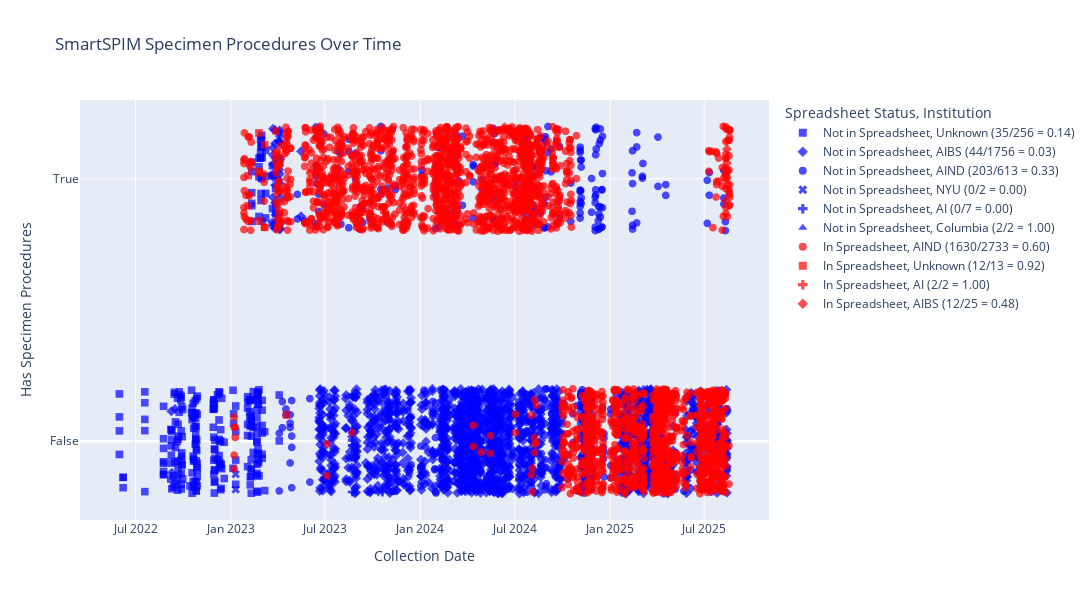

The cell this chart's notebook holds for it:
### Code cell
import plotly.express as px
import pandas as pd
import numpy as np
from datetime import datetime

# Convert collection_date to datetime for better plotting
df_plot = summary_df.copy()
df_plot = df_plot[df_plot['collection_date'] != 'Unknown']  # Remove unknown dates
df_plot['collection_date_dt'] = pd.to_datetime(df_plot['collection_date'])

# Sort by date
df_plot = df_plot.sort_values('collection_date_dt')

# Convert boolean to string for better hover display
df_plot['procedures_status'] = df_plot['has_specimen_procedures'].map({True: 'Has Procedures', False: 'No Procedures'})
df_plot['spreadsheet_status'] = df_plot['in_spreadsheet'].map({True: 'In Spreadsheet', False: 'Not in Spreadsheet'})

# Calculate fractions for each combined group (for annotations)
df_plot['combined_group'] = df_plot['spreadsheet_status'] + ', ' + df_plot['institution']
group_fractions = df_plot.groupby('combined_group')['has_specimen_procedures'].agg(['count', 'sum'])
group_labels = {}
for group in group_fractions.index:
    total = group_fractions.loc[group, 'count']
    with_procedures = group_fractions.loc[group, 'sum']
    fraction = with_procedures / total if total > 0 else 0
    # Extract just the institution part for cleaner labels
    institution_part = group.split(', ')[1]  # Get the institution part after the comma
    group_labels[group] = f"{institution_part} ({with_procedures}/{total} = {fraction:.2f})"

# Use combined_group labels for the institution_annotated column
df_plot['institution_annotated'] = df_plot['combined_group'].map(group_labels)

# Add jitter to y-axis to separate overlapping points
np.random.seed(42)  # For reproducible jitter
jitter_amount = 0.20
df_plot['y_jittered'] = df_plot['has_specimen_procedures'].astype(int) + np.random.uniform(-jitter_amount, jitter_amount, len(df_plot))

# Create interactive scatter plot with TWO COLORS and unique symbols
fig = px.scatter(
    df_plot, 
    x='collection_date_dt', 
    y='y_jittered',
    color='spreadsheet_status',  # Only 2 colors: red/blue
    symbol='institution_annotated',  # Use combined_group labels with correct fractions
    hover_data=['subject_id', 'collection_date', 'asset_name', 'procedures_status', 'project_name'],
    labels={
        'collection_date_dt': 'Collection Date',
        'y_jittered': 'Has Specimen Procedures',
        'spreadsheet_status': 'Spreadsheet Status',
        'institution_annotated': 'Institution'
    },
    title='SmartSPIM Specimen Procedures Over Time',
    color_discrete_map={'In Spreadsheet': 'red', 'Not in Spreadsheet': 'blue'},
    symbol_map={
        group_labels.get('In Spreadsheet, AIND', 'In Spreadsheet, AIND'): 'circle',
        group_labels.get('Not in Spreadsheet, AIND', 'Not in Spreadsheet, AIND'): 'circle',
        group_labels.get('In Spreadsheet, AIBS', 'In Spreadsheet, AIBS'): 'diamond', 
        group_labels.get('Not in Spreadsheet, AIBS', 'Not in Spreadsheet, AIBS'): 'diamond',
        group_labels.get('In Spreadsheet, Unknown', 'In Spreadsheet, Unknown'): 'square',
        group_labels.get('Not in Spreadsheet, Unknown', 'Not in Spreadsheet, Unknown'): 'square',
        group_labels.get('Not in Spreadsheet, NYU', 'Not in Spreadsheet, NYU'): 'x',
        group_labels.get('In Spreadsheet, AI', 'In Spreadsheet, AI'): 'cross',
        group_labels.get('Not in Spreadsheet, AI', 'Not in Spreadsheet, AI'): 'cross',
        group_labels.get('Not in Spreadsheet, Columbia', 'Not in Spreadsheet, Columbia'): 'triangle-up'
    }
)

# Update layout
fig.update_layout(
    width=1500,
    height=600,
    yaxis=dict(
        tickmode='array',
        tickvals=[0, 1],
        ticktext=['False', 'True'],
        range=[-0.3, 1.3]
    )
)

# Update marker size and opacity
fig.update_traces(marker=dict(size=8, opacity=0.7))

fig.show()

print(f"Plotting {len(df_plot)} subjects with known collection dates")
print(f"Date range: {df_plot['collection_date_dt'].min()} to {df_plot['collection_date_dt'].max()}")

# Print the group fractions to verify the fix
print("\nGroup fractions (this should show different counts for each combination):")
for group, label in group_labels.items():
    print(f"  {label}")

fig.write_html("smartspim_specimen_procedures_plot.html")

### Figure 1 — Plotly figure (JSON) as saved in the notebook; plotly's stock layout.template omitted (floating-point values rounded to 4 significant figures; data arrays with more than 128 entries replaced by an {"elided": "..."} marker saying what was removed)
{"data": [{"customdata": {"elided": "256x5 str values"}, "hovertemplate": "Spreadsheet Status=Not in Spreadsheet<br>Institution=Unknown (35/256 = 0.14)<br>Collection Date=%{x}<br>Has Specimen Procedures=%{y}<br>subject_id=%{customdata[0]}<br>collection_date=%{customdata[1]}<br>asset_name=%{customdata[2]}<br>procedures_status=%{customdata[3]}<br>project_name=%{customdata[4]}<extra></extra>", "legendgroup": "Not in Spreadsheet, Unknown (35/256 = 0.14)", "marker": {"color": "blue", "opacity": 0.7, "size": 8, "symbol": "square"}, "mode": "markers", "name": "Not in Spreadsheet, Unknown (35/256 = 0.14)", "showlegend": true, "type": "scattergl", "x": {"elided": "256 str values"}, "xaxis": "x", "y": {"elided": "256 float values"}, "yaxis": "y"}, {"customdata": {"elided": "1756x5 str values"}, "hovertemplate": "Spreadsheet Status=Not in Spreadsheet<br>Institution=AIBS (44/1756 = 0.03)<br>Collection Date=%{x}<br>Has Specimen Procedures=%{y}<br>subject_id=%{customdata[0]}<br>collection_date=%{customdata[1]}<br>asset_name=%{customdata[2]}<br>procedures_status=%{customdata[3]}<br>project_name=%{customdata[4]}<extra></extra>", "legendgroup": "Not in Spreadsheet, AIBS (44/1756 = 0.03)", "marker": {"color": "blue", "opacity": 0.7, "size": 8, "symbol": "diamond"}, "mode": "markers", "name": "Not in Spreadsheet, AIBS (44/1756 = 0.03)", "showlegend": true, "type": "scattergl", "x": {"elided": "1756 str values"}, "xaxis": "x", "y": {"elided": "1756 float values"}, "yaxis": "y"}, {"customdata": {"elided": "613x5 str values"}, "hovertemplate": "Spreadsheet Status=Not in Spreadsheet<br>Institution=AIND (203/613 = 0.33)<br>Collection Date=%{x}<br>Has Specimen Procedures=%{y}<br>subject_id=%{customdata[0]}<br>collection_date=%{customdata[1]}<br>asset_name=%{customdata[2]}<br>procedures_status=%{customdata[3]}<br>project_name=%{customdata[4]}<extra></extra>", "legendgroup": "Not in Spreadsheet, AIND (203/613 = 0.33)", "marker": {"color": "blue", "opacity": 0.7, "size": 8, "symbol": "circle"}, "mode": "markers", "name": "Not in Spreadsheet, AIND (203/613 = 0.33)", "showlegend": true, "type": "scattergl", "x": {"elided": "613 str values"}, "xaxis": "x", "y": {"elided": "613 float values"}, "yaxis": "y"}, {"customdata": [["19603", "2023-01-10", "SmartSPIM_019603_2023-01-10_14-16-04", "No Procedures", "Thalamus in the middle - Project 1 Mesoscale thalamic circuits"], ["18559", "2023-01-10", "SmartSPIM_018559_2023-01-10_10-40-57", "No Procedures", "Thalamus in the middle - Project 1 Mesoscale thalamic circuits"]], "hovertemplate": "Spreadsheet Status=Not in Spreadsheet<br>Institution=NYU (0/2 = 0.00)<br>Collection Date=%{x}<br>Has Specimen Procedures=%{y}<br>subject_id=%{customdata[0]}<br>collection_date=%{customdata[1]}<br>asset_name=%{customdata[2]}<br>procedures_status=%{customdata[3]}<br>project_name=%{customdata[4]}<extra></extra>", "legendgroup": "Not in Spreadsheet, NYU (0/2 = 0.00)", "marker": {"color": "blue", "opacity": 0.7, "size": 8, "symbol": "x"}, "mode": "markers", "name": "Not in Spreadsheet, NYU (0/2 = 0.00)", "showlegend": true, "type": "scattergl", "x": ["2023-01-10T00:00:00.000000000", "2023-01-10T00:00:00.000000000"], "xaxis": "x", "y": [-0.1254, -0.1837], "yaxis": "y"}, {"customdata": [["680187", "2023-08-23", "SmartSPIM_680187_2023-08-23_17-59-48", "No Procedures", null], ["662830", "2023-08-23", "SmartSPIM_662830_2023-08-23_22-41-08", "No Procedures", null], ["662830", "2023-08-23", "SmartSPIM_662830_2023-08-23_22-41-08_stitched_2023-08-30_22-38-08", "No Procedures", null], ["662500", "2023-08-23", "SmartSPIM_662500_2023-08-23_14-03-13", "No Procedures", null], ["662500", "2023-08-23", "SmartSPIM_662500_2023-08-23_14-03-13_stitched_2023-08-30_23-00-29", "No Procedures", null], ["680187", "2023-08-23", "SmartSPIM_680187_2023-08-23_17-59-48_stitched_2023-08-30_23-50-24", "No Procedures", null], ["695923", "2023-10-20", "SmartSPIM_695923_2023-10-20_15-25-19", "No Procedures", null]], "hovertemplate": "Spreadsheet Status=Not in Spreadsheet<br>Institution=AI (0/7 = 0.00)<br>Collection Date=%{x}<br>Has Specimen Procedures=%{y}<br>subject_id=%{customdata[0]}<br>collection_date=%{customdata[1]}<br>asset_name=%{customdata[2]}<br>procedures_status=%{customdata[3]}<br>project_name=%{customdata[4]}<extra></extra>", "legendgroup": "Not in Spreadsheet, AI (0/7 = 0.00)", "marker": {"color": "blue", "opacity": 0.7, "size": 8, "symbol": "cross"}, "mode": "markers", "name": "Not in Spreadsheet, AI (0/7 = 0.00)", "showlegend": true, "type": "scattergl", "x": ["2023-08-23T00:00:00.000000000", "2023-08-23T00:00:00.000000000", "2023-08-23T00:00:00.000000000", "2023-08-23T00:00:00.000000000", "2023-08-23T00:00:00.000000000", "2023-08-23T00:00:00.000000000", "2023-10-20T00:00:00.000000000"], "xaxis": "x", "y": [-0.0152, 0.1789, 0.03449, 0.002355, 0.04458, -0.1928, -0.1929], "yaxis": "y"}, {"customdata": [["397", "2024-02-07", "SmartSPIM_000397_2024-02-07_10-04-23", "Has Procedures", null], ["397", "2024-02-07", "SmartSPIM_000397_2024-02-07_10-04-23_stitched_2024-03-06_04-02-49", "Has Procedures", null]], "hovertemplate": "Spreadsheet Status=Not in Spreadsheet<br>Institution=Columbia (2/2 = 1.00)<br>Collection Date=%{x}<br>Has Specimen Procedures=%{y}<br>subject_id=%{customdata[0]}<br>collection_date=%{customdata[1]}<br>asset_name=%{customdata[2]}<br>procedures_status=%{customdata[3]}<br>project_name=%{customdata[4]}<extra></extra>", "legendgroup": "Not in Spreadsheet, Columbia (2/2 = 1.00)", "marker": {"color": "blue", "opacity": 0.7, "size": 8, "symbol": "triangle-up"}, "mode": "markers", "name": "Not in Spreadsheet, Columbia (2/2 = 1.00)", "showlegend": true, "type": "scattergl", "x": ["2024-02-07T00:00:00.000000000", "2024-02-07T00:00:00.000000000"], "xaxis": "x", "y": [0.8912, 1.112], "yaxis": "y"}, {"customdata": {"elided": "2733x5 str values"}, "hovertemplate": "Spreadsheet Status=In Spreadsheet<br>Institution=AIND (1630/2733 = 0.60)<br>Collection Date=%{x}<br>Has Specimen Procedures=%{y}<br>subject_id=%{customdata[0]}<br>collection_date=%{customdata[1]}<br>asset_name=%{customdata[2]}<br>procedures_status=%{customdata[3]}<br>project_name=%{customdata[4]}<extra></extra>", "legendgroup": "In Spreadsheet, AIND (1630/2733 = 0.60)", "marker": {"color": "red", "opacity": 0.7, "size": 8, "symbol": "circle"}, "mode": "markers", "name": "In Spreadsheet, AIND (1630/2733 = 0.60)", "showlegend": true, "type": "scattergl", "x": {"elided": "2733 str values"}, "xaxis": "x", "y": {"elided": "2733 float values"}, "yaxis": "y"}, {"customdata": [["614956", "2023-02-03", "SmartSPIM_614956_2023-02-03_12-50-04", "Has Procedures", null], ["614956", "2023-02-03", "SmartSPIM_614956_2023-02-03_12-50-04_stitched_2023-02-06_17-22-31", "Has Procedures", null], ["642481", "2023-02-24", "SmartSPIM_642481_2023-02-24_12-19-13_stitched_2023-03-02_18-26-12", "Has Procedures", null], ["643235", "2023-02-24", "SmartSPIM_643235_2023-02-24_20-46-42", "Has Procedures", null], ["642481", "2023-02-24", "SmartSPIM_642481_2023-02-24_12-19-13", "Has Procedures", null], ["643235", "2023-02-24", "SmartSPIM_643235_2023-02-24_20-46-42_stitched_2023-03-02_18-02-44", "Has Procedures", null], ["614952", "2023-03-07", "SmartSPIM_614952_2023-03-07_15-39-19", "Has Procedures", null], ["614952", "2023-03-07", "SmartSPIM_614952_2023-03-07_15-39-19_stitched_2023-03-09_19-16-42", "Has Procedures", null], ["646230", "2023-03-29", "SmartSPIM_646230_2023-03-29_11-13-51", "Has Procedures", null], ["646253", "2023-03-29", "SmartSPIM_646253_2023-03-29_14-21-45", "Has Procedures", null], ["648843", "2023-03-29", "SmartSPIM_648843_2023-03-29_16-50-49", "Has Procedures", null], ["648845", "2023-03-30", "SmartSPIM_648845_2023-03-30_10-51-33", "Has Procedures", null], ["649038", "2023-04-18", "SmartSPIM_649038_2023-04-18_11-42-40_stitched_2023-04-21_21-45-24", "No Procedures", "Unknown"]], "hovertemplate": "Spreadsheet Status=In Spreadsheet<br>Institution=Unknown (12/13 = 0.92)<br>Collection Date=%{x}<br>Has Specimen Procedures=%{y}<br>subject_id=%{customdata[0]}<br>collection_date=%{customdata[1]}<br>asset_name=%{customdata[2]}<br>procedures_status=%{customdata[3]}<br>project_name=%{customdata[4]}<extra></extra>", "legendgroup": "In Spreadsheet, Unknown (12/13 = 0.92)", "marker": {"color": "red", "opacity": 0.7, "size": 8, "symbol": "square"}, "mode": "markers", "name": "In Spreadsheet, Unknown (12/13 = 0.92)", "showlegend": true, "type": "scattergl", "x": ["2023-02-03T00:00:00.000000000", "2023-02-03T00:00:00.000000000", "2023-02-24T00:00:00.000000000", "2023-02-24T00:00:00.000000000", "2023-02-24T00:00:00.000000000", "2023-02-24T00:00:00.000000000", "2023-03-07T00:00:00.000000000", "2023-03-07T00:00:00.000000000", "2023-03-29T00:00:00.000000000", "2023-03-29T00:00:00.000000000", "2023-03-29T00:00:00.000000000", "2023-03-30T00:00:00.000000000", "2023-04-18T00:00:00.000000000"], "xaxis": "x", "y": [1.012, 0.8967, 1.023, 1.174, 1.028, 0.8389, 0.8149, 1.129, 1.086, 1.182, 1.095, 1.045, 0.1003], "yaxis": "y"}, {"customdata": [["687504", "2023-10-24", "SmartSPIM_687504_2023-10-24_14-41-53_stitched_2023-10-28_21-10-24", "Has Procedures", null], ["687504", "2023-10-24", "SmartSPIM_687504_2023-10-24_14-41-53", "Has Procedures", null]], "hovertemplate": "Spreadsheet Status=In Spreadsheet<br>Institution=AI (2/2 = 1.00)<br>Collection Date=%{x}<br>Has Specimen Procedures=%{y}<br>subject_id=%{customdata[0]}<br>collection_date=%{customdata[1]}<br>asset_name=%{customdata[2]}<br>procedures_status=%{customdata[3]}<br>project_name=%{customdata[4]}<extra></extra>", "legendgroup": "In Spreadsheet, AI (2/2 = 1.00)", "marker": {"color": "red", "opacity": 0.7, "size": 8, "symbol": "cross"}, "mode": "markers", "name": "In Spreadsheet, AI (2/2 = 1.00)", "showlegend": true, "type": "scattergl", "x": ["2023-10-24T00:00:00.000000000", "2023-10-24T00:00:00.000000000"], "xaxis": "x", "y": [1.043, 0.8706], "yaxis": "y"}, {"customdata": [["672207", "2024-02-05", "SmartSPIM_672207_2024-02-05_22-10-06", "Has Procedures", null], ["696253", "2024-02-06", "SmartSPIM_696253_2024-02-06_02-38-15", "Has Procedures", null], ["701971", "2024-02-15", "SmartSPIM_701971_2024-02-15_13-45-28", "Has Procedures", null], ["701971", "2024-02-15", "SmartSPIM_701971_2024-02-15_13-45-28_stitched_2025-01-19_12-02-41", "Has Procedures", null], ["705128", "2024-02-16", "SmartSPIM_705128_2024-02-16_01-07-46_stitched_2024-07-20_20-40-55", "Has Procedures", null], ["705128", "2024-02-16", "SmartSPIM_705128_2024-02-16_01-07-46", "Has Procedures", null], ["725145", "2024-06-11", "SmartSPIM_725145_2024-06-11_21-04-22_stitched_2024-06-13_05-24-12", "Has Procedures", null], ["725145", "2024-06-11", "SmartSPIM_725145_2024-06-11_21-04-22", "Has Procedures", null], ["718357", "2024-07-21", "SmartSPIM_718357_2024-07-21_13-10-29_stitched_2024-08-29_00-23-06", "Has Procedures", null], ["718357", "2024-07-21", "SmartSPIM_718357_2024-07-21_13-10-29", "Has Procedures", null], ["744329", "2025-01-31", "SmartSPIM_744329_2025-01-31_17-23-04", "No Procedures", "Thalamus in the middle"], ["780325", "2025-02-05", "SmartSPIM_780325_2025-02-05_20-17-32_stitched_2025-02-13_07-09-08", "No Procedures", "Thalamus in the middle"], ["780325", "2025-02-05", "SmartSPIM_780325_2025-02-05_20-17-32", "No Procedures", "Thalamus in the middle"], ["782740", "2025-02-20", "SmartSPIM_782740_2025-02-20_22-08-49_stitched_2025-03-07_05-37-42", "No Procedures", "Thalamus in the middle - Project 2 Cell-type specific thalamocortical projectome"], ["782740", "2025-02-20", "SmartSPIM_782740_2025-02-20_22-08-49", "No Procedures", "Thalamus in the middle - Project 2 Cell-type specific thalamocortical projectome"], ["786845", "2025-06-24", "SmartSPIM_786845_2025-06-24_00-19-59", "No Procedures", "Thalamus in the middle - Project 4 Frontal cortical dynamics and cognitive behaviors"], ["786845", "2025-06-24", "SmartSPIM_786845_2025-06-24_00-19-59_stitched_2025-07-22_11-39-27", "No Procedures", "Thalamus in the middle - Project 4 Frontal cortical dynamics and cognitive behaviors"], ["797033", "2025-07-15", "SmartSPIM_797033_2025-07-15_17-29-01_stitched_2025-08-12_14-45-59", "No Procedures", "Medulla"], ["797036", "2025-07-15", "SmartSPIM_797036_2025-07-15_20-22-22_stitched_2025-08-12_14-05-02", "No Procedures", "Medulla"], ["797033", "2025-07-15", "SmartSPIM_797033_2025-07-15_17-29-01", "No Procedures", "Medulla"], ["797036", "2025-07-15", "SmartSPIM_797036_2025-07-15_20-22-22", "No Procedures", "Medulla"], ["765499", "2025-07-23", "SmartSPIM_765499_2025-07-23_13-09-07_stitched_2025-07-26_03-53-27", "No Procedures", "Brain Computer Interface"], ["765499", "2025-07-23", "SmartSPIM_765499_2025-07-23_13-09-07", "No Procedures", "Brain Computer Interface"], ["809093", "2025-08-14", "SmartSPIM_809093_2025-08-14_18-33-13_stitched_2025-08-15_21-24-43", "Has Procedures", "Thalamus in the middle - Project 1 Mesoscale thalamic circuits"], ["809093", "2025-08-14", "SmartSPIM_809093_2025-08-14_18-33-13", "Has Procedures", "Thalamus in the middle - Project 1 Mesoscale thalamic circuits"]], "hovertemplate": "Spreadsheet Status=In Spreadsheet<br>Institution=AIBS (12/25 = 0.48)<br>Collection Date=%{x}<br>Has Specimen Procedures=%{y}<br>subject_id=%{customdata[0]}<br>collection_date=%{customdata[1]}<br>asset_name=%{customdata[2]}<br>procedures_status=%{customdata[3]}<br>project_name=%{customdata[4]}<extra></extra>", "legendgroup": "In Spreadsheet, AIBS (12/25 = 0.48)", "marker": {"color": "red", "opacity": 0.7, "size": 8, "symbol": "diamond"}, "mode": "markers", "name": "In Spreadsheet, AIBS (12/25 = 0.48)", "showlegend": true, "type": "scattergl", "x": ["2024-02-05T00:00:00.000000000", "2024-02-06T00:00:00.000000000", "2024-02-15T00:00:00.000000000", "2024-02-15T00:00:00.000000000", "2024-02-16T00:00:00.000000000", "2024-02-16T00:00:00.000000000", "2024-06-11T00:00:00.000000000", "2024-06-11T00:00:00.000000000", "2024-07-21T00:00:00.000000000", "2024-07-21T00:00:00.000000000", "2025-01-31T00:00:00.000000000", "2025-02-05T00:00:00.000000000", "2025-02-05T00:00:00.000000000", "2025-02-20T00:00:00.000000000", "2025-02-20T00:00:00.000000000", "2025-06-24T00:00:00.000000000", "2025-06-24T00:00:00.000000000", "2025-07-15T00:00:00.000000000", "2025-07-15T00:00:00.000000000", "2025-07-15T00:00:00.000000000", "2025-07-15T00:00:00.000000000", "2025-07-23T00:00:00.000000000", "2025-07-23T00:00:00.000000000", "2025-08-14T00:00:00.000000000", "2025-08-14T00:00:00.000000000"], "xaxis": "x", "y": [1.01, 1.181, 0.8511, 1.113, 0.9588, 1.122, 0.9936, 1.197, 0.959, 0.9057, -0.03919, 0.08024, 0.1491, -0.1349, 0.09375, 0.1356, -0.1387, 0.07325, 0.173, 0.05947, -0.07612, -0.1745, 0.1932, 1.113, 1.059], "yaxis": "y"}], "layout": {"height": 600, "legend": {"title": {"text": "Spreadsheet Status, Institution"}, "tracegroupgap": 0}, "title": {"text": "SmartSPIM Specimen Procedures Over Time"}, "width": 1500, "xaxis": {"anchor": "y", "domain": [0, 1], "title": {"text": "Collection Date"}}, "yaxis": {"anchor": "x", "domain": [0, 1], "range": [-0.3, 1.3], "tickmode": "array", "ticktext": ["False", "True"], "tickvals": [0, 1], "title": {"text": "Has Specimen Procedures"}}}}
